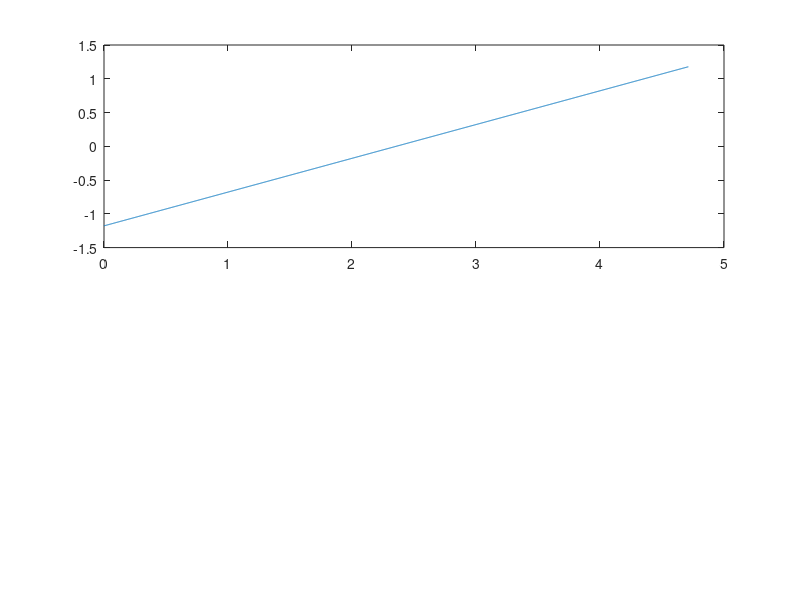

Reproduce this figure in MATLAB. (Note: this script raises an error after producing the figure.)
function RotNonLinearSpring()
%%
ThetaS=deg2rad(0:.1:270)';
tau=.5*(ThetaS-3*pi/4);
% tau=3*ones(size(ThetaS));
% tau=2*(1-exp(-ThetaS))+1;
% tau=(sin((ThetaS-3*pi/4)*2));

% %%
% Joint=1
% rU=4;
% ThetaStep=( (max(Q_Opt(Joint, 1: floor(size(Q_Opt,2)/2)))  - min(Q_Opt(Joint, 1: floor(size(Q_Opt,2)/2)))) / (floor(size(Q_Opt,2)/2)));
% ThetaRange=min(Q_Opt(Joint, 1: floor(size(Q_Opt,2)/2))) :ThetaStep:max(Q_Opt(Joint, 1: floor(size(Q_Opt,2)/2)));
% tauMain=polyval(BetaOptimal_Opt((rU+1)*(Joint-1)+1: (Joint)*(rU+1)),ThetaRange);
% 
% Coef=polyfit(ThetaRange,tauMain,1);
% Flin=polyval(Coef,ThetaRange);
% Residule=tauMain-Flin;
% tau=Residule;
%%
 
 figure
 subplot(2,1,1)
 plot(ThetaS,tau)
% hold all
% plot(ThetaRange,Flin)
% 
% subplot(2,1,2)
% plot(ThetaRange,Residule)



%%
home
close all
K=5000;
R=.02;
l0=.075;
l0Ode=.1;

OdeOpt= odeset('RelTol',1e-4,'AbsTol',1e-4);
[Theta,L_ThetaS]=ode15s(@(theta,l)OdeSolverNonLinTRot(theta,l,tau,ThetaS,K,l0),ThetaS,l0Ode,OdeOpt);

Tan_Phi_Alpha=(tau./(K.*L_ThetaS.*(L_ThetaS-l0)));
Phi_Alpha=atan(tau./(K.*L_ThetaS.*(L_ThetaS-l0)));
Cot_Phi=(L_ThetaS.*cos(Phi_Alpha)-R)./(L_ThetaS.*sin(Phi_Alpha));
Phi=acot(Cot_Phi);
r_thetaR=sin(Phi_Alpha)./sin(Phi).*L_ThetaS;
Sin_Alpha=R*(sin(Phi)./L_ThetaS);
Alpha=asin(Sin_Alpha);
ThetaR=Theta+Alpha;

% figure
% title('force')
% plot(Theta,K*(L_ThetaS-l0))
% figure
% subplot(2,1,1)
% polar(Theta,L_ThetaS)
% subplot(2,1,2)
% plot(Theta,L_ThetaS)
% figure
% subplot(2,1,1)
% plot(Theta,Tan_Phi_Alpha)
% subplot(2,1,2)
% plot(Theta,atan(Tan_Phi_Alpha))
%% Show Time
figure('units','normalized','outerposition',[0 0 1 1])

subplot(3,3,3)
xlim(rad2deg([min(ThetaS) max(ThetaS)]))
ylim(K*([min(L_ThetaS) max(L_ThetaS)]-l0))
hold on
title('F_s')
plot(rad2deg(ThetaS),K*(L_ThetaS-l0),'linewidth',2)
StarFs=plot(rad2deg(ThetaS(1)),K*(L_ThetaS(1)-l0),'linestyle','none','marker','*','markersize',8);
xlabel('\theta_s (deg)','FontWeight','bold','FontSize',14,'FontName','mwa_cmb10');
ylabel('F_s (N)','FontWeight','bold','FontSize',14,'FontName','mwa_cmb10');
grid on
hold off

subplot(3,3,6)
xlim(rad2deg([min(ThetaS) max(ThetaS)]))
ylim(K*([min(L_ThetaS) max(L_ThetaS)]-l0))
hold on
title('N')
plot(rad2deg(ThetaS),K*(L_ThetaS-l0)./cos(Phi_Alpha),'linewidth',2)
StarN=plot(rad2deg(ThetaS(1)),K*(L_ThetaS(1)-l0)./cos(Phi_Alpha(1)),'linestyle','none','marker','*','markersize',8);
xlabel('\theta_s (deg)','FontWeight','bold','FontSize',14,'FontName','mwa_cmb10');
ylabel('N (N)','FontWeight','bold','FontSize',14,'FontName','mwa_cmb10');
grid on
hold off

subplot(3,3,9)
xlim(rad2deg([min(ThetaS) max(ThetaS)]))
ylim(([min(tau)-.1 max(tau)+.1]))
hold on
title('\tau')
plot(rad2deg(ThetaS),tau,'linewidth',2)
StarTau=plot(rad2deg(ThetaS(1)),tau(1),'linestyle','none','marker','*','markersize',8);
xlabel('\theta_s (deg)','FontWeight','bold','FontSize',14,'FontName','mwa_cmb10');
ylabel('\tau (N.m)','FontWeight','bold','FontSize',14,'FontName','mwa_cmb10');
grid on
hold off

subplot(3,3,7)
xlim(rad2deg([min(ThetaS) max(ThetaS)]))
ylim(([min([r_thetaR;L_ThetaS]) max([r_thetaR;L_ThetaS])]))
hold on
plot(rad2deg(ThetaS),(r_thetaR),'linewidth',2)
plot(rad2deg(ThetaS),(L_ThetaS),'r','linewidth',2)
legend('r','L','Orientation','horizontal','location','best')
StarR=plot(rad2deg(ThetaS(1)),r_thetaR(1)*100,'linestyle','none','marker','*','markersize',8);
StarL=plot(rad2deg(ThetaS(1)),(L_ThetaS(1))*100,'r','linestyle','none','marker','*','markersize',8);
xlabel('\theta_s (deg)','FontWeight','bold','FontSize',14,'FontName','mwa_cmb10');
ylabel(' (cm)','FontWeight','bold','FontSize',14,'FontName','mwa_cmb10');
grid on
hold off

subplot(3,3,8)
xlim(rad2deg([min(ThetaS) max(ThetaS)]))
ylim(rad2deg(([min([Phi;  Phi-Alpha]) max([Phi;  Phi-Alpha])])))
hold on
plot(rad2deg(ThetaS),rad2deg(Phi),'linewidth',2)
plot(rad2deg(ThetaS),rad2deg(Phi-Alpha),'r','linewidth',2)
legend('\phi','\phi-\alpha','Orientation','horizontal')
StarPhi=plot(rad2deg(ThetaS(1)),rad2deg(Phi(1)),'linestyle','none','marker','*','markersize',8);
StarPhiAlpha=plot(rad2deg(ThetaS(1)),rad2deg(Phi(1)-Alpha(1)),'r','linestyle','none','marker','*','markersize',8);
xlabel('\theta_s (deg)','FontWeight','bold','FontSize',14,'FontName','mwa_cmb10');
ylabel('(deg)','FontWeight','bold','FontSize',14,'FontName','mwa_cmb10');
grid on
hold off

StepT=20;
for i=1:StepT:length(ThetaS)
    
    subplot(3,3,[1,2,4,5])
    hh1=polar(0,max(L_ThetaS)+2*R);
    set(hh1,'linewidth',2)
    hold on
    polar(ThetaR,r_thetaR)
    hold all
    hhh=polar(ThetaS(1:StepT:i),L_ThetaS(1:StepT:i));
    set(hhh,'linestyle','-.')
    viscircles(L_ThetaS(i)*[cos(ThetaS(i)),sin(ThetaS(i)) ], R,'EdgeColor','b');
    plot([0 (L_ThetaS(i)+R)*cos(ThetaS(i))],[0,(L_ThetaS(i)+R)*sin(ThetaS(i))],'color','r','linewidth',2)
    plot([L_ThetaS(i)*cos(ThetaS(i)) (r_thetaR(i))*cos(ThetaR(i))],[L_ThetaS(i)*sin(ThetaS(i)),(r_thetaR(i))*sin(ThetaR(i))],'color','g')
    plot([0 (r_thetaR(i)+2*R)*cos(ThetaR(i))],[0,(r_thetaR(i)+2*R)*sin(ThetaR(i))],'color','m')
    
%     set(gca,'position',[0.08 0.325 .6 .65])
    hold off
    
    subplot(3,3,3)
    set(StarFs, 'XData',rad2deg(ThetaS(i)), 'YData',K*(L_ThetaS(i)-l0));
    
    subplot(3,3,6)
    set(StarN, 'XData',rad2deg(ThetaS(i)), 'YData',K*(L_ThetaS(i)-l0)./cos(Phi_Alpha(i)));
    
    subplot(3,3,9)
    set(StarTau, 'XData',rad2deg(ThetaS(i)), 'YData',tau(i));
    
    subplot(3,3,7)
    set(StarR, 'XData',rad2deg(ThetaS(i)), 'YData',r_thetaR(i));
    set(StarL, 'XData',rad2deg(ThetaS(i)), 'YData',L_ThetaS(i));
    
    subplot(3,3,8)
    set(StarPhi, 'XData',rad2deg(ThetaS(i)), 'YData',rad2deg(Phi(i)));
    set(StarPhiAlpha, 'XData',rad2deg(ThetaS(i)), 'YData',rad2deg(Phi(i)-Alpha(i)));
    
    drawnow
end
    
    drawnow


%%

Tau=interp1(ThetaS,tau,Theta);
Sin2Phi=2*Tau./(K*L_ThetaS.*(L_ThetaS-r0));

subplot(5,1,1)
    plot(Theta,Sin2Phi)
    ylabel('Sin2Phi')
    grid on
subplot(5,1,2)
    plot(Theta,rad2deg( asin( Sin2Phi)/2))
    ylabel('\phi')
    grid on
subplot(5,1,3)
    plot(Theta,L_ThetaS)
    ylabel('r')
    grid on
subplot(5,1,4)
    plot(Theta,K*(L_ThetaS-r0))
    ylabel('F')
    grid on
subplot(5,1,5)
    plot(Theta,tau)
    ylabel('\tau')
    xlabel('\theta')
    grid on
1;
end